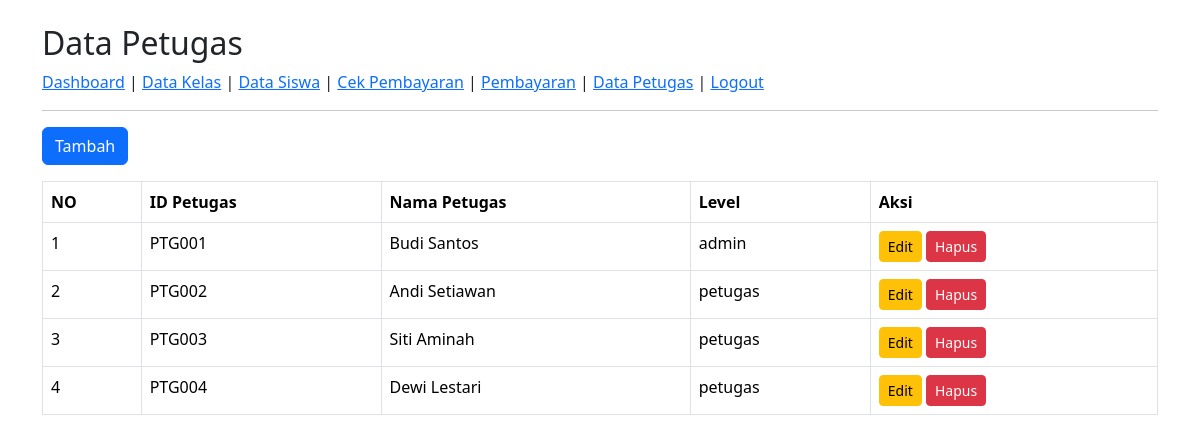
/petugas/data_petugas.php (signed in), run on the app's committed database.
### tables this page shows
CREATE TABLE `tb_petugas` (
  `id_petugas` varchar(11) NOT NULL,
  `username` varchar(25) NOT NULL,
  `password` varchar(32) NOT NULL,
  `nama_petugas` varchar(35) NOT NULL,
  `level` enum('admin','petugas','siswa') NOT NULL
);

### petugas/data_petugas.php (the view, shortened to what this page needs)
<?php
include('../config.php');
$query = mysqli_query($mysqli, "SELECT * FROM tb_petugas");
?>
<!DOCTYPE html>
<html lang="en">
<head>
    <link href="../bootstrap/css/bootstrap.min.css" rel="stylesheet">
</head>
<body>
    <div class="container mt-4">
        <h2>Data Petugas</h2>
        <a href="../dashboard.php">Dashboard</a>
        |
        <a href="../kelas/tampil_kelas.php">Data Kelas</a>
        |
        <a href="../siswa/tampil_siswa.php">Data Siswa</a>
        |
        <a href="../cek_pembayaran/tampil_cek_pembayaran.php">Cek Pembayaran</a>
        |
        <a href="../pembayaran/tampil_pembayaran.php">Pembayaran</a>
        |
        <a href="data_petugas.php">Data Petugas</a>
        |
        <a href="../logout.php">Logout</a>
        <hr>
        <a href="tambah_petugas.php" class="btn btn-primary mb-3">
            Tambah
        </a>
        <table class="table table-bordered mb-3">
            <tr>
                <th>NO</th>
                <th>ID Petugas</th>
                <th>Nama Petugas</th>
                <th>Level</th>
                <th>Aksi</th>
            </tr>
            <?php
        $no = 1;
        while ($data = mysqli_fetch_assoc($query)) {
        ?>
            <tr>
                <td><?= $no++; ?></td>
                <td><?= $data['id_petugas']; ?></td>
                <td><?= $data['nama_petugas']; ?></td>
                <td><?= $data['level']; ?></td>
                <td>
                    <a href="edit_petugas.php?id_petugas=<?= $data['id_petugas']; ?>" class="btn btn-warning btn-sm">
                        Edit
                    </a>
                    <a href="hapus_petugas.php?id_petugas=<?= $data['id_petugas']; ?>" class="btn btn-danger btn-sm"
                        onclick="return confirm('hapus data ini?')">
                        Hapus
                    </a>
                </td>
            </tr>
            <?php } ?>
        </table>
    </div>
</body>
</html>

### data on the page
tb_petugas: id_petugas "PTG001", nama_petugas "Budi Santos", level "admin"
tb_petugas: id_petugas "PTG002", nama_petugas "Andi Setiawan", level "petugas"
tb_petugas: id_petugas "PTG003", nama_petugas "Siti Aminah", level "petugas"
tb_petugas: id_petugas "PTG004", nama_petugas "Dewi Lestari", level "petugas"
